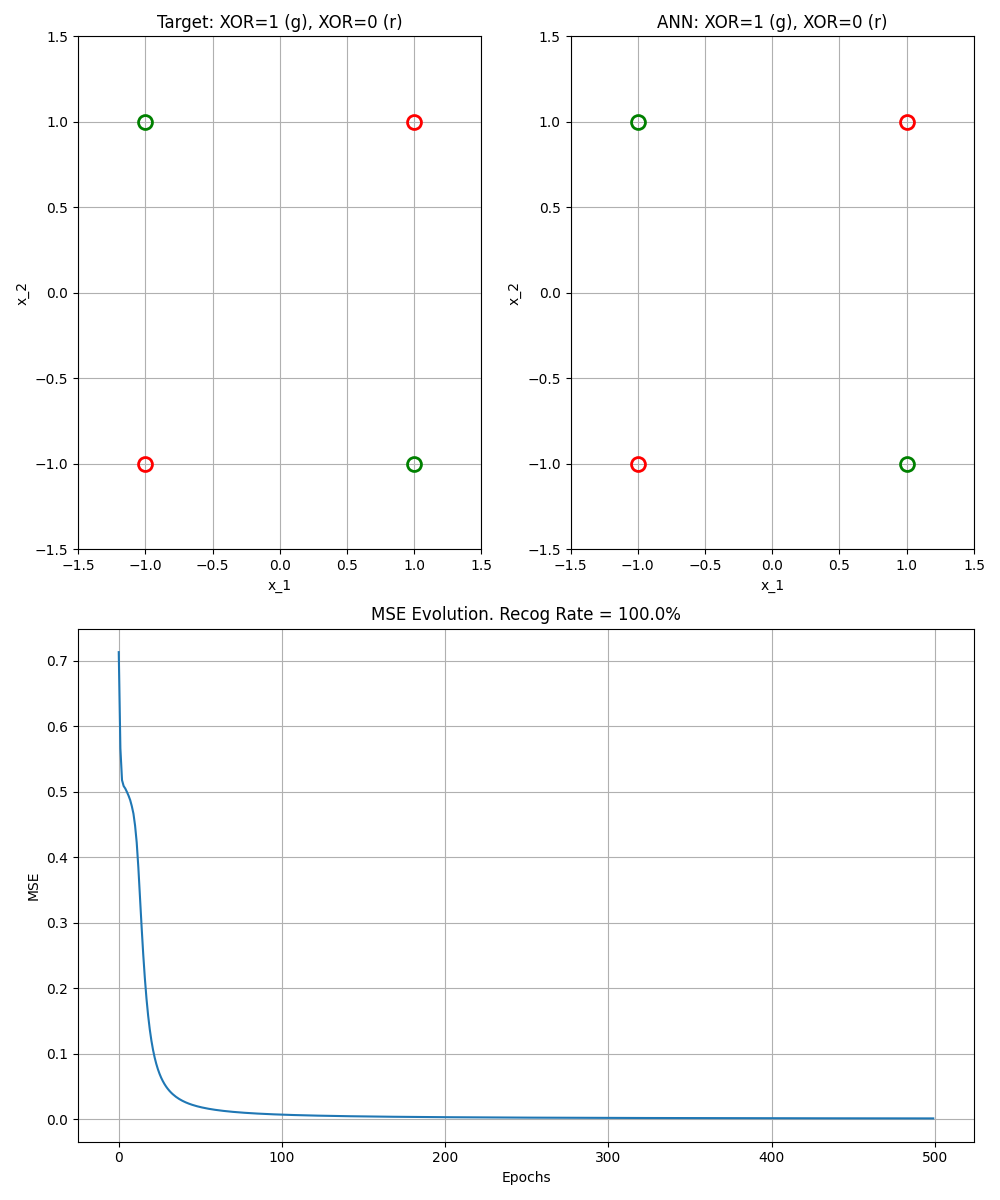

The script that saved this image:

import numpy as np
import matplotlib.pyplot as plt

def sigmoid(x):
    return 1 / (1 + np.exp(-x))

class SimpleMLP:
    def __init__(self, input_size, hidden_size, output_size, learning_rate=0.02, seed=None):
        self.input_size = input_size
        self.hidden_size = hidden_size
        self.output_size = output_size
        self.learning_rate = learning_rate
        
        if seed is not None:
            np.random.seed(seed)
        
        self.W1 = np.random.randn(hidden_size, input_size)
        self.b1 = np.random.randn(hidden_size, 1)
        self.W2 = np.random.randn(output_size, hidden_size)
        self.b2 = np.random.randn(output_size, 1)
        
    def forward(self, X):
        self.z1 = np.dot(self.W1, X) + self.b1
        self.a1 = sigmoid(self.z1)
        self.z2 = np.dot(self.W2, self.a1) + self.b2
        self.a2 = sigmoid(self.z2)
        return self.a2
        
    def train(self, X, Target, epochs=1000):
        costs = []
        N_samples = X.shape[1]
        
        for epoch in range(epochs):
            perm = np.random.permutation(N_samples)
            X_shuffled = X[:, perm]
            T_shuffled = Target[:, perm]
            
            epoch_cost = 0
            
            for i in range(N_samples):
                x = X_shuffled[:, i:i+1]
                t = T_shuffled[:, i:i+1]
                
                output = self.forward(x)
                error = t - output
                epoch_cost += np.sum(error**2)
                
                delta2 = error * (output * (1 - output))
                delta1 = np.dot(self.W2.T, delta2) * (self.a1 * (1 - self.a1))
                
                self.W2 += self.learning_rate * np.dot(delta2, self.a1.T)
                self.b2 += self.learning_rate * delta2
                self.W1 += self.learning_rate * np.dot(delta1, x.T)
                self.b1 += self.learning_rate * delta1
            
            costs.append(epoch_cost / N_samples)
        return costs

def Figure1335():
    # Data columns: [1,1], [-1,-1], [-1,1], [1,-1]
    Input = np.array([
        [1, -1, -1, 1],
        [1, -1, 1, -1]
    ])
    
    # Class 1: [1,1], [-1,-1] -> Target [1, 0] ? MATLAB: [1, 1, 0, 0] (Rows 1 and 2?)
    # MATLAB Target: [1, 1, 0, 0; 0, 0, 1, 1]
    # Sample 1 (1,1): [1;0] -> Class 1
    # Sample 2 (-1,-1): [1;0] -> Class 1
    # Sample 3 (-1,1): [0;1] -> Class 2
    # Sample 4 (1,-1): [0;1] -> Class 2
    Target = np.array([
        [1, 1, 0, 0],
        [0, 0, 1, 1]
    ])

    # Augment Data
    NRep = 100
    Input_Aug = np.tile(Input, (1, NRep))
    Target_Aug = np.tile(Target, (1, NRep))
    
    best_mlp = None
    best_costs = []
    min_mse = float('inf')
    
    # Retry Loop
    for attempt in range(10): 
        print(f"Attempt {attempt+1}...")
        mlp = SimpleMLP(2, 2, 2, learning_rate=0.05, seed=attempt)
        costs = mlp.train(Input_Aug, Target_Aug, epochs=500) # 500 epochs sufficient?
        final_mse = costs[-1]
        print(f"  MSE: {final_mse:.4f}")
        
        if final_mse < min_mse:
            min_mse = final_mse
            best_mlp = mlp
            best_costs = costs
            
        if final_mse < 0.05:
            print("  Converged!")
            break
            
    if best_mlp is None:
        print("Warning: Did not converge. Using best attempt.")
        best_mlp = mlp
        best_costs = costs

    # Testing
    OutputTest = best_mlp.forward(Input)
    
    # Visualization
    fig = plt.figure(figsize=(10, 12))
    
    # 1. Target Visualization
    plt.subplot(2, 2, 1)
    for i in range(4):
        # Class 1 (Target[0] > 0.5) -> Green? MATLAB comments say:
        # XOR=1 (g), XOR=0 (r).
        # In MATLAB Target: 
        # Col 1 (1,1) -> [1;0]. XOR(1,1)=0. Wait, 1 XOR 1 is 0. 
        # Col 2 (-1,-1) -> [1;0]. (-1) XOR (-1) is 0.
        # Col 3 (-1,1) -> [0;1]. (-1) XOR 1 is 1.
        # Col 4 (1,-1) -> [0;1]. 1 XOR (-1) is 1.
        # So [1;0] is XOR=0 (Red). [0;1] is XOR=1 (Green).
        # Check MATLAB logic:
        # if Target(1, iter) > 0.5 (i.e. Class 1 / XOR=0) -> plot 'or' (Red)
        # else (Class 2 / XOR=1) -> plot 'og' (Green)
        
        if Target[0, i] > 0.5:
            plt.plot(Input[0, i], Input[1, i], 'or', markersize=10, markerfacecolor='none', markeredgewidth=2)
        else:
            plt.plot(Input[0, i], Input[1, i], 'og', markersize=10, markerfacecolor='none', markeredgewidth=2)
            
    plt.xlabel('x_1')
    plt.ylabel('x_2')
    plt.title('Target: XOR=1 (g), XOR=0 (r)')
    plt.grid(True)
    plt.xlim(-1.5, 1.5)
    plt.ylim(-1.5, 1.5)
    
    # 2. ANN Output Visualization
    plt.subplot(2, 2, 2)
    for i in range(4):
        # if OutputTest(1, i) > 0.5 -> Red
        if OutputTest[0, i] > 0.5:
            plt.plot(Input[0, i], Input[1, i], 'or', markersize=10, markerfacecolor='none', markeredgewidth=2)
        else:
            plt.plot(Input[0, i], Input[1, i], 'og', markersize=10, markerfacecolor='none', markeredgewidth=2)
            
    plt.xlabel('x_1')
    plt.ylabel('x_2')
    plt.title('ANN: XOR=1 (g), XOR=0 (r)')
    plt.grid(True)
    plt.xlim(-1.5, 1.5)
    plt.ylim(-1.5, 1.5)
    
    # 3. MSE
    plt.subplot(2, 1, 2)
    plt.plot(best_costs)
    plt.xlabel('Epochs')
    plt.ylabel('MSE')
    
    # Calculate Recog Rate
    # Class 1: Node 0 > Node 1. Class 2: Node 1 > Node 0.
    Predictions = np.argmax(OutputTest, axis=0) # 0 or 1
    Targets = np.argmax(Target, axis=0) # 0 or 1
    RecogRate = np.mean(Predictions == Targets) * 100
    
    plt.title(f'MSE Evolution. Recog Rate = {RecogRate:.1f}%')
    plt.grid(True)
    
    plt.tight_layout()
    plt.savefig('Figure1335.png')
    plt.show()

if __name__ == "__main__":
    Figure1335()
